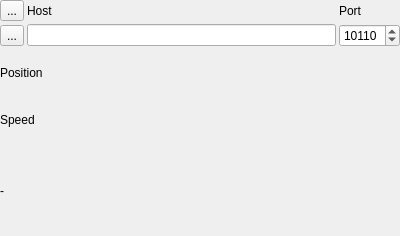
<?xml version="1.0" encoding="UTF-8"?>
<ui version="4.0">
 <class>IRtGpsTether</class>
 <widget class="QWidget" name="IRtGpsTether">
  <property name="geometry">
   <rect>
    <x>0</x>
    <y>0</y>
    <width>400</width>
    <height>236</height>
   </rect>
  </property>
  <property name="windowTitle">
   <string>Form</string>
  </property>
  <layout class="QVBoxLayout" name="verticalLayout">
   <property name="spacing">
    <number>3</number>
   </property>
   <property name="leftMargin">
    <number>0</number>
   </property>
   <property name="topMargin">
    <number>0</number>
   </property>
   <property name="rightMargin">
    <number>0</number>
   </property>
   <property name="bottomMargin">
    <number>0</number>
   </property>
   <item>
    <layout class="QGridLayout" name="gridLayout">
     <property name="spacing">
      <number>3</number>
     </property>
     <item row="1" column="0">
      <widget class="QToolButton" name="toolConnect">
       <property name="text">
        <string>...</string>
       </property>
       <property name="icon">
        <iconset resource="../../resources.qrc">
         <normaloff>:/icons/32x32/UnLock.png</normaloff>
         <normalon>:/icons/32x32/Lock.png</normalon>:/icons/32x32/UnLock.png</iconset>
       </property>
       <property name="checkable">
        <bool>true</bool>
       </property>
      </widget>
     </item>
     <item row="1" column="1">
      <widget class="QLineEdit" name="lineHost">
       <property name="sizePolicy">
        <sizepolicy hsizetype="MinimumExpanding" vsizetype="Fixed">
         <horstretch>0</horstretch>
         <verstretch>0</verstretch>
        </sizepolicy>
       </property>
      </widget>
     </item>
     <item row="0" column="1">
      <widget class="QLabel" name="label">
       <property name="sizePolicy">
        <sizepolicy hsizetype="MinimumExpanding" vsizetype="Preferred">
         <horstretch>0</horstretch>
         <verstretch>0</verstretch>
        </sizepolicy>
       </property>
       <property name="text">
        <string>Host</string>
       </property>
      </widget>
     </item>
     <item row="0" column="2">
      <widget class="QLabel" name="label_2">
       <property name="sizePolicy">
        <sizepolicy hsizetype="Preferred" vsizetype="Preferred">
         <horstretch>0</horstretch>
         <verstretch>0</verstretch>
        </sizepolicy>
       </property>
       <property name="text">
        <string>Port</string>
       </property>
      </widget>
     </item>
     <item row="1" column="2">
      <widget class="QSpinBox" name="spinPort">
       <property name="maximum">
        <number>65536</number>
       </property>
       <property name="value">
        <number>10110</number>
       </property>
      </widget>
     </item>
     <item row="0" column="0">
      <widget class="QToolButton" name="toolHelp">
       <property name="text">
        <string>...</string>
       </property>
       <property name="icon">
        <iconset resource="../../resources.qrc">
         <normaloff>:/icons/32x32/Help.png</normaloff>:/icons/32x32/Help.png</iconset>
       </property>
      </widget>
     </item>
    </layout>
   </item>
   <item>
    <layout class="QGridLayout" name="gridLayout_2">
     <item row="0" column="0">
      <widget class="QLabel" name="label_4">
       <property name="text">
        <string>Position</string>
       </property>
      </widget>
     </item>
     <item row="1" column="0">
      <widget class="QLabel" name="label_3">
       <property name="text">
        <string>Speed</string>
       </property>
      </widget>
     </item>
    </layout>
   </item>
   <item>
    <widget class="QLabel" name="labelStatus">
     <property name="text">
      <string>-</string>
     </property>
     <property name="wordWrap">
      <bool>true</bool>
     </property>
    </widget>
   </item>
  </layout>
 </widget>
 <resources>
  <include location="../../resources.qrc"/>
 </resources>
 <connections/>
</ui>
